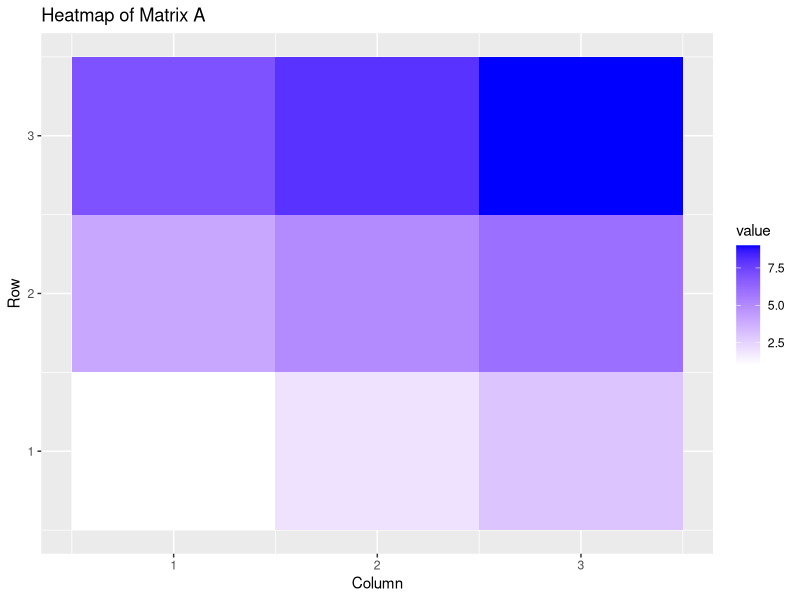
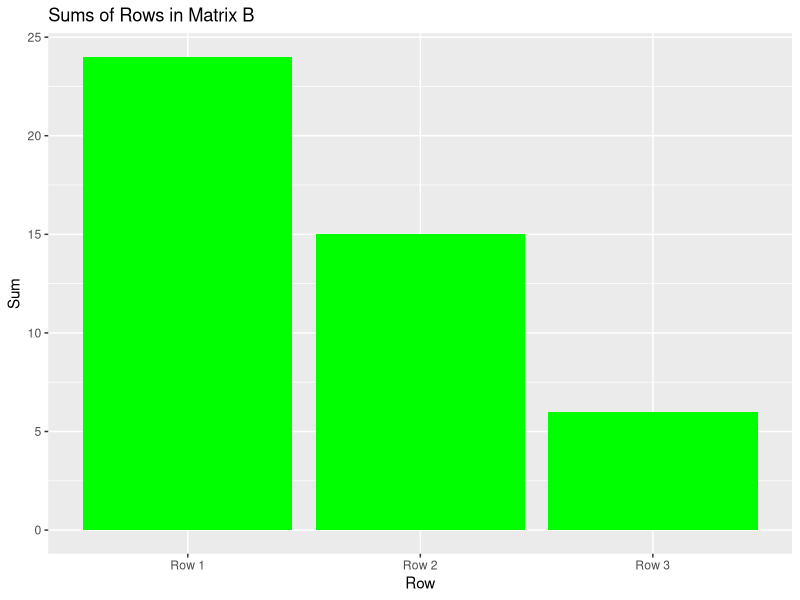

The R source for these figures, in order:
# Task 1: Matrix Creation
matrix_A <- matrix(c(1, 2, 3, 4, 5, 6, 7, 8, 9), nrow = 3, ncol = 3, byrow = TRUE)
matrix_B <- matrix(c(9, 8, 7, 6, 5, 4, 3, 2, 1), nrow = 3, ncol = 3, byrow = TRUE)

cat("Matrix A:\n")
print(matrix_A)

cat("Matrix B:\n")
print(matrix_B)

# Task 2: Matrix Manipulation
sum_matrix <- matrix_A + matrix_B
scaled_matrix <- matrix_A * 2

cat("Sum of Matrix A and Matrix B:\n")
print(sum_matrix)

cat("Scaled Matrix A (multiplied by 2):\n")
print(scaled_matrix)

# Task 3: Matrix Operations
transposed_A <- t(matrix_A)
product_matrix <- matrix_A %*% matrix_B

cat("Transposed Matrix A:\n")
print(transposed_A)

cat("Product of Matrix A and Matrix B:\n")
print(product_matrix)

# Task 4: Matrix Statistics
cat("Sum of all elements in Matrix A:\n")
print(sum(matrix_A))

cat("Mean of all elements in Matrix B:\n")
print(mean(matrix_B))

cat("Standard deviation of all elements in Matrix B:\n")
print(sd(matrix_B))

# Task 5: Visualization
library(ggplot2)
library(reshape2)

# Create a heatmap of matrix_A
heatmap_data <- melt(matrix_A)
heatmap_plot <- ggplot(heatmap_data, aes(x = Var2, y = Var1, fill = value)) +
  geom_tile() +
  scale_fill_gradient(low = "white", high = "blue") +
  labs(title = "Heatmap of Matrix A", x = "Column", y = "Row")

# Create a bar plot comparing sums of rows in matrix_B
row_sums <- rowSums(matrix_B)
row_names <- paste("Row", 1:3)
barplot_data <- data.frame(Row = row_names, Sum = row_sums)
barplot_plot <- ggplot(barplot_data, aes(x = Row, y = Sum)) +
  geom_bar(stat = "identity", fill = "green") +
  labs(title = "Sums of Rows in Matrix B", x = "Row", y = "Sum")

# Display the visualizations
print(heatmap_plot)
print(barplot_plot)